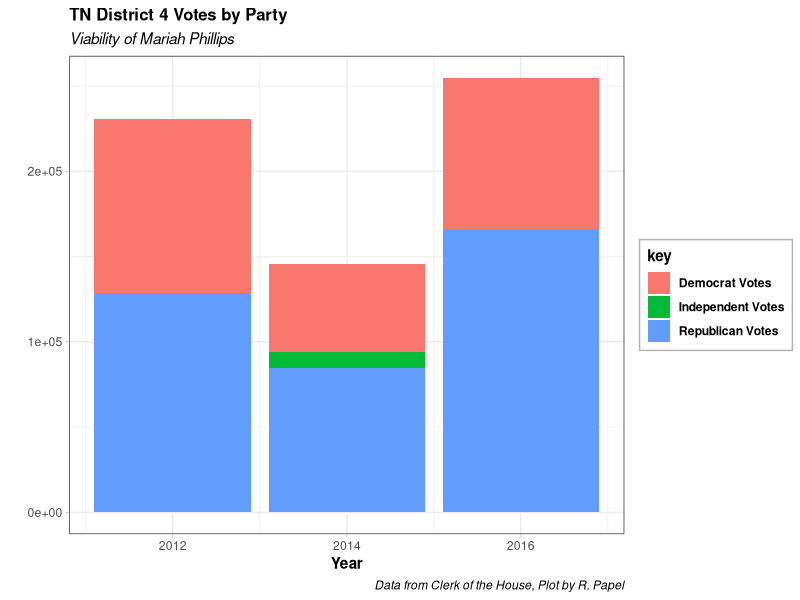

The R source for this figure:
#' ---------
#' Title: TN District 4
#' Subtitle: Can Mariah Phillips Win?
#' Date: July 2018
#' Author: Robert Papel
#' ---------

#'###### -------------**Libraries**---------------------- ######

library(tidyverse)

#'###### -------------**Loading Past Election Data**---------- ######

# Compile 3 election years of party voting in TN District 4:
# Combine 3 election years of data into a tibble, from:
# http://history.house.gov/Institution/Election-Statistics/Election-Statistics/

District_4 <- tibble("Year" = c(2012, 2014, 2016),
                     "Republican Votes" = c(128568, 84815, 165796),
                     "Democrat Votes" = c(102222, 51357, 89141),
                     "Independent Votes" = c(0, 9246, 0))

# Quick visualization
party_colors <- c("E0162B", "0052A5")

District_4 %>%
  mutate(Year = as.Date(paste0(Year, "/01/01"))) %>%
  gather(key, VoteCount, -Year) %>%
  ggplot(aes(Year, VoteCount, fill = key)) +
  geom_bar(stat = "identity") + 
  theme_bw() +
  labs(
    title = "TN District 4 Votes by Party",
    subtitle = "Viability of Mariah Phillips",
    x = "Year",
    y = "",
    caption = "Data from Clerk of the House, Plot by R. Papel") +
  theme(
    plot.title = element_text(face = "bold", size = 12),
    plot.caption = element_text(face = "italic"),
    plot.subtitle = element_text(face = "italic"),
    axis.ticks = element_line(colour = "grey70", size = 0.2),
    legend.text = element_text(face = "bold"),
    legend.title = element_text(face = "bold"),
    legend.background = element_rect(color = "grey70"), 
    axis.title.y = element_text(size = 11, face = "bold", color = "black"),
    axis.title.x = element_text(size = 11, face = "bold", color = "black")
  ) 

